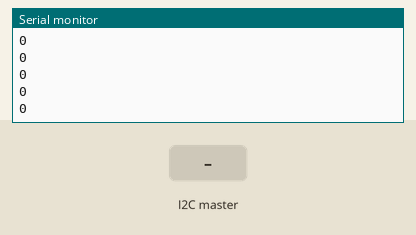
The sketch below on a simulated Arduino Uno, built with avr-gcc and run on an emulated ATmega328P. Parts: the last lines printed to the serial monitor. The test bench sets the inputs (shaded band).

Above: at 1.2 s.
1.3 s: the I2C master sends the byte 1
At 1.32 s:
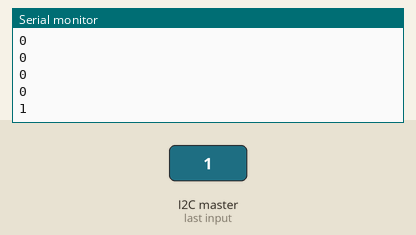
2.8 s: the I2C master sends the byte 2
At 2.82 s:
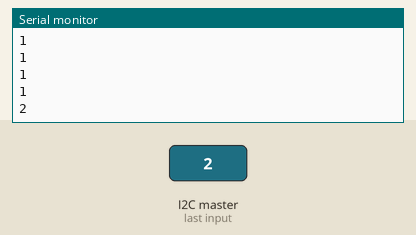
Timing chart, 0 to 5.8 s (numbered marks = the images above; inputs shaded):
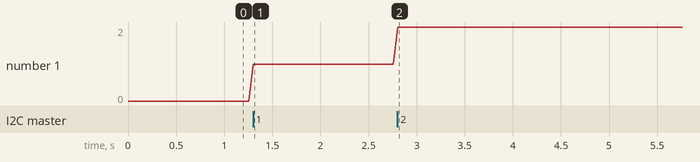

The sketch:

CENTRAL8bit.ino
```cpp
//Code for the Central Arduino to relay the 8-bit data to the display
#include<Wire.h>//This library is used for I2C communication

static int CENTRALNO = 8; // <----- Change to be the Central Arduino number
int dataR = 0;

void setup() {
  Serial.begin(115200);
  Wire.begin(CENTRALNO);
  Wire.onReceive(receiveEvent);
}
void receiveEvent(int bytes) {
  dataR = Wire.read();    // read one character from the I2C
}
void loop() {
  Serial.println(dataR);
  delay(50);
}
```

Measured:
- after the input at 1.3 s, the serial monitor: prints a new line at once (image 1)
- after the input at 2.8 s, the serial monitor: prints a new line at once (image 2)
- plotted number 1: 0 → 1 after the input at 1.3 s, 1 → 2 after the input at 2.8 s
